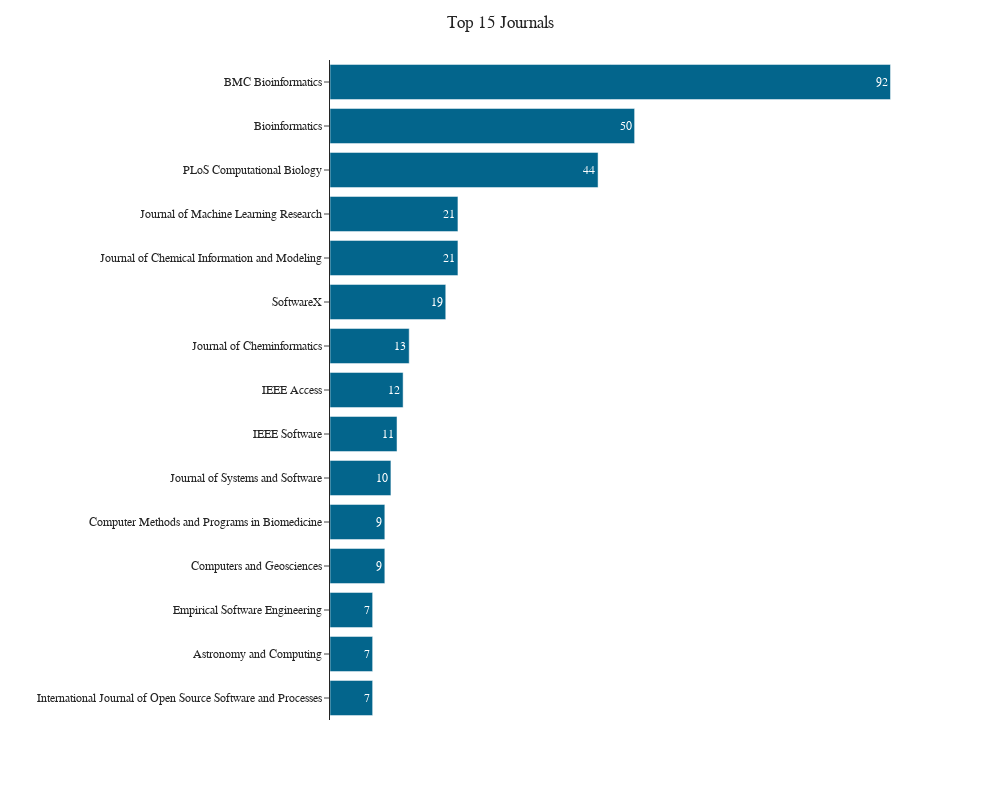

This figure's notebook cell:
### Code cell
top_journals = (text.groupby(by = ["Source title"]).size().reset_index(name="Totel Documents"))
top_journals = top_journals.sort_values("Totel Documents", ascending=False)

top_journals = top_journals[:15]
barh_chart(top_journals, y = "Source title", x = "Totel Documents", title = "Top 15 Journals")

### Figure 1 — Plotly figure (JSON) as saved in the notebook; plotly's stock layout.template omitted (floating-point values rounded to 4 significant figures)
{"data": [{"alignmentgroup": "True", "hovertemplate": "Totel Documents=%{text}<br>Source title=%{y}<extra></extra>", "legendgroup": "", "marker": {"color": "#03658C", "pattern": {"shape": ""}}, "name": "", "offsetgroup": "", "orientation": "h", "showlegend": false, "text": [92, 50, 44, 21, 21, 19, 13, 12, 11, 10, 9, 9, 7, 7, 7], "textposition": "auto", "type": "bar", "x": [92, 50, 44, 21, 21, 19, 13, 12, 11, 10, 9, 9, 7, 7, 7], "xaxis": "x", "y": ["BMC Bioinformatics", "Bioinformatics", "PLoS Computational Biology", "Journal of Chemical Information and Modeling", "Journal of Machine Learning Research", "SoftwareX", "Journal of Cheminformatics", "IEEE Access", "IEEE Software", "Journal of Systems and Software", "Computers and Geosciences", "Computer Methods and Programs in Biomedicine", "International Journal of Open Source Software and Processes", "Astronomy and Computing", "Empirical Software Engineering"], "yaxis": "y"}], "layout": {"barmode": "relative", "font": {"family": "Times New Roman", "size": 12}, "height": 800, "legend": {"tracegroupgap": 0}, "margin": {"t": 60}, "title": {"text": "Top 15 Journals", "x": 0.5, "xanchor": "center", "y": 0.98, "yanchor": "top"}, "width": 1000, "xaxis": {"anchor": "y", "domain": [0, 1], "title": {"text": ""}, "visible": false}, "yaxis": {"anchor": "x", "categoryorder": "max ascending", "domain": [0, 1], "title": {"text": ""}}}}
